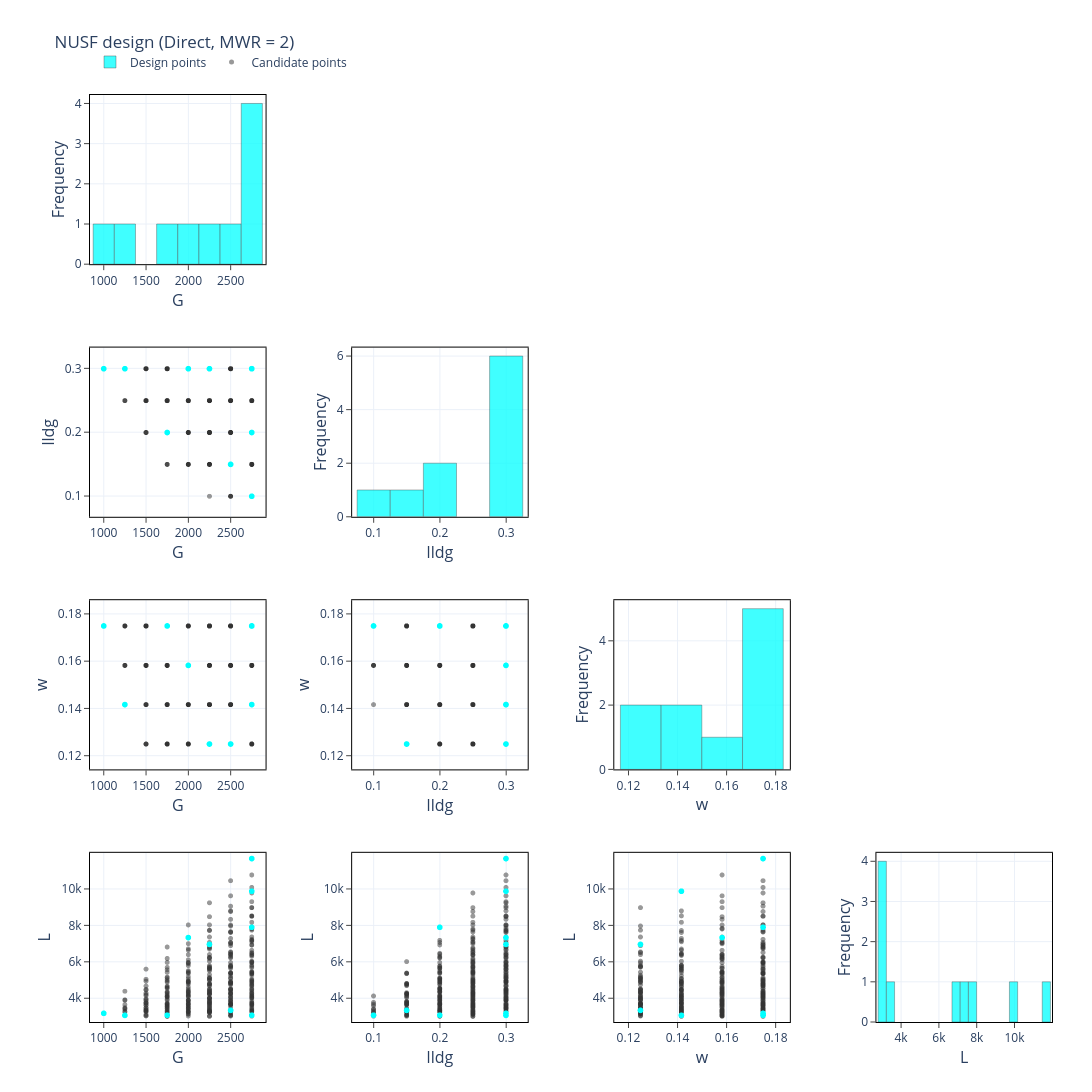

Write notebook code for a chart like this one.
### Markdown cell above
Pairwise scatter of a selected design (Direct scaling, MWR = 2):

### Code cell
plot_pair_matrix(results[("direct_mwr", 2)].design, columns=INPUTS,
                 candidate=candidate, title="NUSF design (Direct, MWR = 2)")

### Figure 1 — Plotly figure (JSON) as saved in the notebook; plotly's stock layout.template omitted (floating-point values rounded to 4 significant figures; data arrays with more than 128 entries replaced by an {"elided": "..."} marker saying what was removed)
{"data": [{"marker": {"color": "rgba(0, 255, 255, 1.0)", "line": {"color": "rgba(0, 0, 0, 0.65)", "width": 0.6}}, "name": "Design points", "opacity": 0.75, "showlegend": true, "type": "histogram", "x": [2750, 1000, 2250, 2500, 2750, 2750, 2000, 2750, 1750, 1250], "xaxis": "x", "xbins": {"end": 2875, "size": 250, "start": 875}, "yaxis": "y"}, {"marker": {"color": "rgba(51, 51, 51, 0.50)", "size": 5}, "mode": "markers", "name": "Candidate points", "showlegend": true, "type": "scattergl", "x": {"elided": "373 int values"}, "xaxis": "x5", "y": {"elided": "373 float values"}, "yaxis": "y5"}, {"marker": {"color": "rgba(0, 255, 255, 1.0)", "size": 6}, "mode": "markers", "name": "Design points", "showlegend": false, "type": "scattergl", "x": [2750, 1000, 2250, 2500, 2750, 2750, 2000, 2750, 1750, 1250], "xaxis": "x5", "y": [0.3, 0.3, 0.3, 0.15, 0.2, 0.3, 0.3, 0.1, 0.2, 0.3], "yaxis": "y5"}, {"marker": {"color": "rgba(0, 255, 255, 1.0)", "line": {"color": "rgba(0, 0, 0, 0.65)", "width": 0.6}}, "name": "Design points", "opacity": 0.75, "showlegend": false, "type": "histogram", "x": [0.3, 0.3, 0.3, 0.15, 0.2, 0.3, 0.3, 0.1, 0.2, 0.3], "xaxis": "x6", "xbins": {"end": 0.325, "size": 0.05, "start": 0.075}, "yaxis": "y6"}, {"marker": {"color": "rgba(51, 51, 51, 0.50)", "size": 5}, "mode": "markers", "name": "Candidate points", "showlegend": false, "type": "scattergl", "x": {"elided": "373 int values"}, "xaxis": "x9", "y": {"elided": "373 float values"}, "yaxis": "y9"}, {"marker": {"color": "rgba(0, 255, 255, 1.0)", "size": 6}, "mode": "markers", "name": "Design points", "showlegend": false, "type": "scattergl", "x": [2750, 1000, 2250, 2500, 2750, 2750, 2000, 2750, 1750, 1250], "xaxis": "x9", "y": [0.1417, 0.175, 0.125, 0.125, 0.175, 0.175, 0.1583, 0.175, 0.175, 0.1417], "yaxis": "y9"}, {"marker": {"color": "rgba(51, 51, 51, 0.50)", "size": 5}, "mode": "markers", "name": "Candidate points", "showlegend": false, "type": "scattergl", "x": {"elided": "373 float values"}, "xaxis": "x10", "y": {"elided": "373 float values"}, "yaxis": "y10"}, {"marker": {"color": "rgba(0, 255, 255, 1.0)", "size": 6}, "mode": "markers", "name": "Design points", "showlegend": false, "type": "scattergl", "x": [0.3, 0.3, 0.3, 0.15, 0.2, 0.3, 0.3, 0.1, 0.2, 0.3], "xaxis": "x10", "y": [0.1417, 0.175, 0.125, 0.125, 0.175, 0.175, 0.1583, 0.175, 0.175, 0.1417], "yaxis": "y10"}, {"marker": {"color": "rgba(0, 255, 255, 1.0)", "line": {"color": "rgba(0, 0, 0, 0.65)", "width": 0.6}}, "name": "Design points", "opacity": 0.75, "showlegend": false, "type": "histogram", "x": [0.1417, 0.175, 0.125, 0.125, 0.175, 0.175, 0.1583, 0.175, 0.175, 0.1417], "xaxis": "x11", "xbins": {"end": 0.1833, "size": 0.0166, "start": 0.1167}, "yaxis": "y11"}, {"marker": {"color": "rgba(51, 51, 51, 0.50)", "size": 5}, "mode": "markers", "name": "Candidate points", "showlegend": false, "type": "scattergl", "x": {"elided": "373 int values"}, "xaxis": "x13", "y": {"elided": "373 int values"}, "yaxis": "y13"}, {"marker": {"color": "rgba(0, 255, 255, 1.0)", "size": 6}, "mode": "markers", "name": "Design points", "showlegend": false, "type": "scattergl", "x": [2750, 1000, 2250, 2500, 2750, 2750, 2000, 2750, 1750, 1250], "xaxis": "x13", "y": [9881, 3171, 6960, 3335, 7900, 11675, 7335, 3066, 3071, 3060], "yaxis": "y13"}, {"marker": {"color": "rgba(51, 51, 51, 0.50)", "size": 5}, "mode": "markers", "name": "Candidate points", "showlegend": false, "type": "scattergl", "x": {"elided": "373 float values"}, "xaxis": "x14", "y": {"elided": "373 int values"}, "yaxis": "y14"}, {"marker": {"color": "rgba(0, 255, 255, 1.0)", "size": 6}, "mode": "markers", "name": "Design points", "showlegend": false, "type": "scattergl", "x": [0.3, 0.3, 0.3, 0.15, 0.2, 0.3, 0.3, 0.1, 0.2, 0.3], "xaxis": "x14", "y": [9881, 3171, 6960, 3335, 7900, 11675, 7335, 3066, 3071, 3060], "yaxis": "y14"}, {"marker": {"color": "rgba(51, 51, 51, 0.50)", "size": 5}, "mode": "markers", "name": "Candidate points", "showlegend": false, "type": "scattergl", "x": {"elided": "373 float values"}, "xaxis": "x15", "y": {"elided": "373 int values"}, "yaxis": "y15"}, {"marker": {"color": "rgba(0, 255, 255, 1.0)", "size": 6}, "mode": "markers", "name": "Design points", "showlegend": false, "type": "scattergl", "x": [0.1417, 0.175, 0.125, 0.125, 0.175, 0.175, 0.1583, 0.175, 0.175, 0.1417], "xaxis": "x15", "y": [9881, 3171, 6960, 3335, 7900, 11675, 7335, 3066, 3071, 3060], "yaxis": "y15"}, {"marker": {"color": "rgba(0, 255, 255, 1.0)", "line": {"color": "rgba(0, 0, 0, 0.65)", "width": 0.6}}, "name": "Design points", "opacity": 0.75, "showlegend": false, "type": "histogram", "x": [9881, 3171, 6960, 3335, 7900, 11675, 7335, 3066, 3071, 3060], "xaxis": "x16", "xbins": {"end": 11892, "size": 434, "start": 2787}, "yaxis": "y16"}], "layout": {"barmode": "overlay", "height": 1280, "legend": {"orientation": "h", "x": 0, "y": 1.02, "yanchor": "bottom"}, "margin": {"b": 70, "l": 90, "r": 40, "t": 95}, "title": {"text": "NUSF design (Direct, MWR = 2)"}, "width": 1280, "xaxis": {"anchor": "y", "automargin": true, "domain": [0, 0.1825], "linecolor": "black", "linewidth": 1, "mirror": true, "range": [837.5, 2912.0], "showgrid": true, "showline": true, "ticks": "outside", "title": {"font": {"size": 16}, "standoff": 6, "text": "G"}, "zeroline": false}, "xaxis10": {"anchor": "y10", "automargin": true, "domain": [0.2725, 0.455], "linecolor": "black", "linewidth": 1, "mirror": true, "range": [0.0675, 0.3325], "showgrid": true, "showline": true, "ticks": "outside", "title": {"font": {"size": 16}, "standoff": 6, "text": "lldg"}, "zeroline": false}, "xaxis11": {"anchor": "y11", "automargin": true, "domain": [0.545, 0.7275], "linecolor": "black", "linewidth": 1, "mirror": true, "range": [0.1142, 0.1858], "showgrid": true, "showline": true, "ticks": "outside", "title": {"font": {"size": 16}, "standoff": 6, "text": "w"}, "zeroline": false}, "xaxis12": {"anchor": "y12", "domain": [0.8175, 1], "visible": false}, "xaxis13": {"anchor": "y13", "automargin": true, "domain": [0, 0.1825], "linecolor": "black", "linewidth": 1, "mirror": true, "range": [837.5, 2912.0], "showgrid": true, "showline": true, "ticks": "outside", "title": {"font": {"size": 16}, "standoff": 6, "text": "G"}, "zeroline": false}, "xaxis14": {"anchor": "y14", "automargin": true, "domain": [0.2725, 0.455], "linecolor": "black", "linewidth": 1, "mirror": true, "range": [0.0675, 0.3325], "showgrid": true, "showline": true, "ticks": "outside", "title": {"font": {"size": 16}, "standoff": 6, "text": "lldg"}, "zeroline": false}, "xaxis15": {"anchor": "y15", "automargin": true, "domain": [0.545, 0.7275], "linecolor": "black", "linewidth": 1, "mirror": true, "range": [0.1142, 0.1858], "showgrid": true, "showline": true, "ticks": "outside", "title": {"font": {"size": 16}, "standoff": 6, "text": "w"}, "zeroline": false}, "xaxis16": {"anchor": "y16", "automargin": true, "domain": [0.8175, 1], "linecolor": "black", "linewidth": 1, "mirror": true, "range": [2696.0, 11980.0], "showgrid": true, "showline": true, "ticks": "outside", "title": {"font": {"size": 16}, "standoff": 6, "text": "L"}, "zeroline": false}, "xaxis2": {"anchor": "y2", "domain": [0.2725, 0.455], "visible": false}, "xaxis3": {"anchor": "y3", "domain": [0.545, 0.7275], "visible": false}, "xaxis4": {"anchor": "y4", "domain": [0.8175, 1], "visible": false}, "xaxis5": {"anchor": "y5", "automargin": true, "domain": [0, 0.1825], "linecolor": "black", "linewidth": 1, "mirror": true, "range": [837.5, 2912.0], "showgrid": true, "showline": true, "ticks": "outside", "title": {"font": {"size": 16}, "standoff": 6, "text": "G"}, "zeroline": false}, "xaxis6": {"anchor": "y6", "automargin": true, "domain": [0.2725, 0.455], "linecolor": "black", "linewidth": 1, "mirror": true, "range": [0.0675, 0.3325], "showgrid": true, "showline": true, "ticks": "outside", "title": {"font": {"size": 16}, "standoff": 6, "text": "lldg"}, "zeroline": false}, "xaxis7": {"anchor": "y7", "domain": [0.545, 0.7275], "visible": false}, "xaxis8": {"anchor": "y8", "domain": [0.8175, 1], "visible": false}, "xaxis9": {"anchor": "y9", "automargin": true, "domain": [0, 0.1825], "linecolor": "black", "linewidth": 1, "mirror": true, "range": [837.5, 2912.0], "showgrid": true, "showline": true, "ticks": "outside", "title": {"font": {"size": 16}, "standoff": 6, "text": "G"}, "zeroline": false}, "yaxis": {"anchor": "x", "automargin": true, "domain": [0.8175, 1], "linecolor": "black", "linewidth": 1, "mirror": true, "showgrid": true, "showline": true, "ticks": "outside", "title": {"font": {"size": 16}, "standoff": 6, "text": "Frequency"}, "zeroline": false}, "yaxis10": {"anchor": "x10", "automargin": true, "domain": [0.2725, 0.455], "linecolor": "black", "linewidth": 1, "mirror": true, "range": [0.1142, 0.1858], "showgrid": true, "showline": true, "ticks": "outside", "title": {"font": {"size": 16}, "standoff": 6, "text": "w"}, "zeroline": false}, "yaxis11": {"anchor": "x11", "automargin": true, "domain": [0.2725, 0.455], "linecolor": "black", "linewidth": 1, "mirror": true, "showgrid": true, "showline": true, "ticks": "outside", "title": {"font": {"size": 16}, "standoff": 6, "text": "Frequency"}, "zeroline": false}, "yaxis12": {"anchor": "x12", "domain": [0.2725, 0.455], "visible": false}, "yaxis13": {"anchor": "x13", "automargin": true, "domain": [0, 0.1825], "linecolor": "black", "linewidth": 1, "mirror": true, "range": [2696.0, 11980.0], "showgrid": true, "showline": true, "ticks": "outside", "title": {"font": {"size": 16}, "standoff": 6, "text": "L"}, "zeroline": false}, "yaxis14": {"anchor": "x14", "automargin": true, "domain": [0, 0.1825], "linecolor": "black", "linewidth": 1, "mirror": true, "range": [2696.0, 11980.0], "showgrid": true, "showline": true, "ticks": "outside", "title": {"font": {"size": 16}, "standoff": 6, "text": "L"}, "zeroline": false}, "yaxis15": {"anchor": "x15", "automargin": true, "domain": [0, 0.1825], "linecolor": "black", "linewidth": 1, "mirror": true, "range": [2696.0, 11980.0], "showgrid": true, "showline": true, "ticks": "outside", "title": {"font": {"size": 16}, "standoff": 6, "text": "L"}, "zeroline": false}, "yaxis16": {"anchor": "x16", "automargin": true, "domain": [0, 0.1825], "linecolor": "black", "linewidth": 1, "mirror": true, "showgrid": true, "showline": true, "ticks": "outside", "title": {"font": {"size": 16}, "standoff": 6, "text": "Frequency"}, "zeroline": false}, "yaxis2": {"anchor": "x2", "domain": [0.8175, 1], "visible": false}, "yaxis3": {"anchor": "x3", "domain": [0.8175, 1], "visible": false}, "yaxis4": {"anchor": "x4", "domain": [0.8175, 1], "visible": false}, "yaxis5": {"anchor": "x5", "automargin": true, "domain": [0.545, 0.7275], "linecolor": "black", "linewidth": 1, "mirror": true, "range": [0.0675, 0.3325], "showgrid": true, "showline": true, "ticks": "outside", "title": {"font": {"size": 16}, "standoff": 6, "text": "lldg"}, "zeroline": false}, "yaxis6": {"anchor": "x6", "automargin": true, "domain": [0.545, 0.7275], "linecolor": "black", "linewidth": 1, "mirror": true, "showgrid": true, "showline": true, "ticks": "outside", "title": {"font": {"size": 16}, "standoff": 6, "text": "Frequency"}, "zeroline": false}, "yaxis7": {"anchor": "x7", "domain": [0.545, 0.7275], "visible": false}, "yaxis8": {"anchor": "x8", "domain": [0.545, 0.7275], "visible": false}, "yaxis9": {"anchor": "x9", "automargin": true, "domain": [0.2725, 0.455], "linecolor": "black", "linewidth": 1, "mirror": true, "range": [0.1142, 0.1858], "showgrid": true, "showline": true, "ticks": "outside", "title": {"font": {"size": 16}, "standoff": 6, "text": "w"}, "zeroline": false}}}
